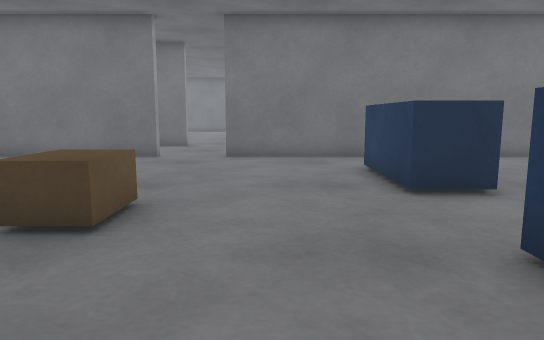
View 1 (above)

18 first-person views from a walk through a robot-simulator world made for Gazebo. The camera is 0.72 m above the floor, tilts 8° down and sees 70° across. Floor lines are 1 m apart. The floor is counted in squares, 0.5 m on a side. Each view is taken from the middle of a square. On the plan, view 1 faces up. The plan holds only what a view shows up to about 16 squares ahead; the rest is blank. The place goes on beyond the plan.

View 2
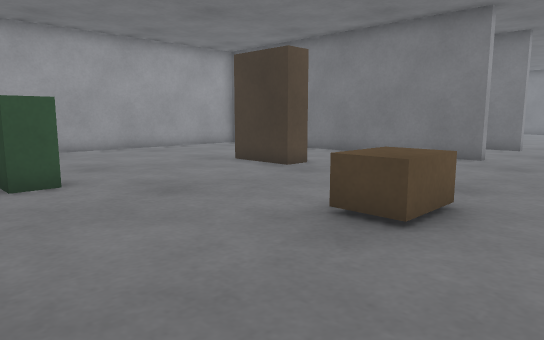

View 3
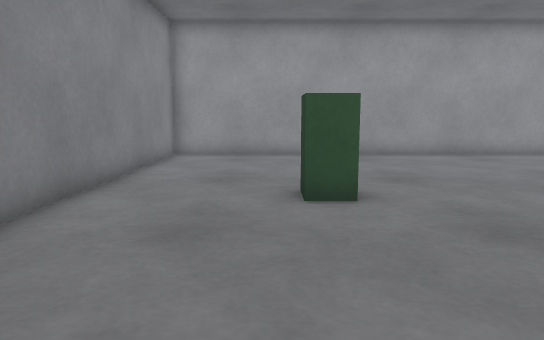

View 4
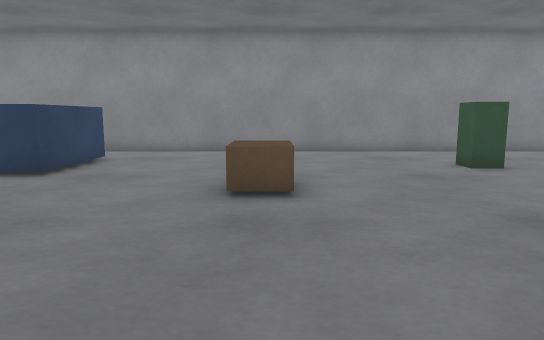

View 5
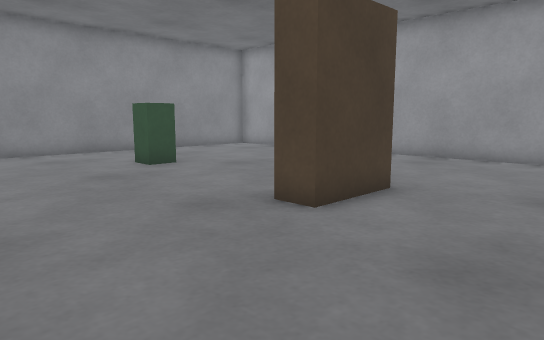

View 6
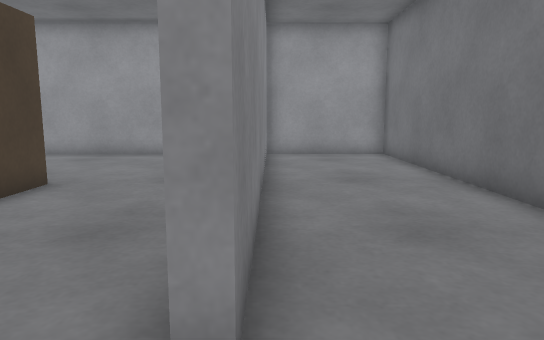

View 7
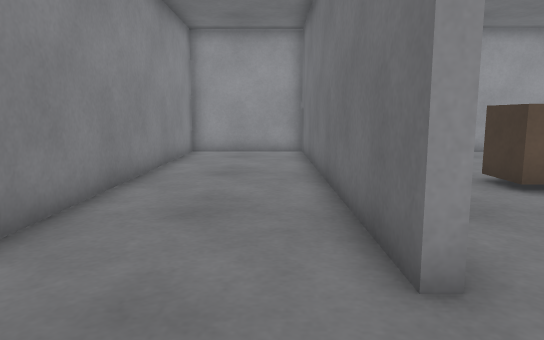

View 8
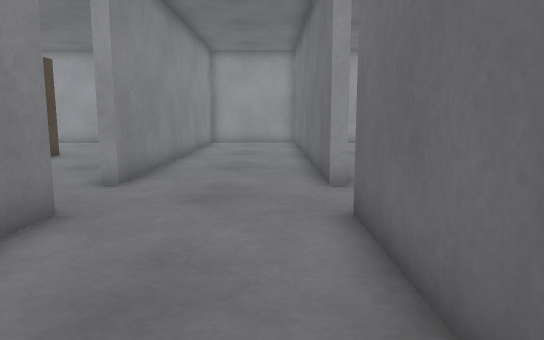

View 9
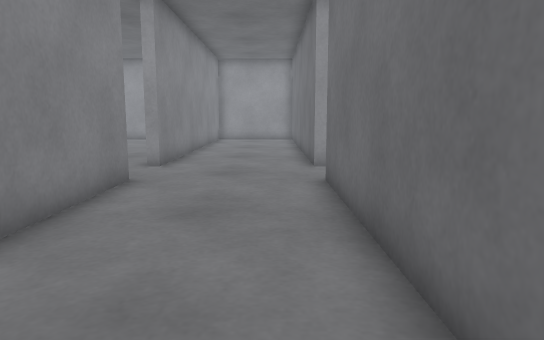

View 10
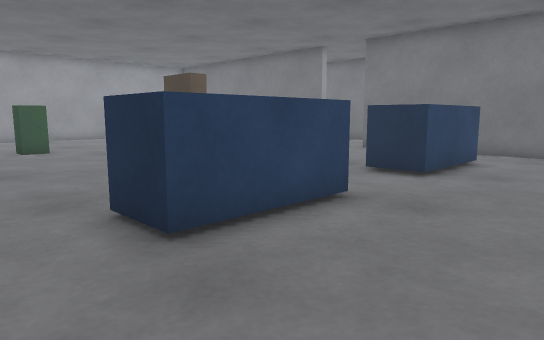

View 11
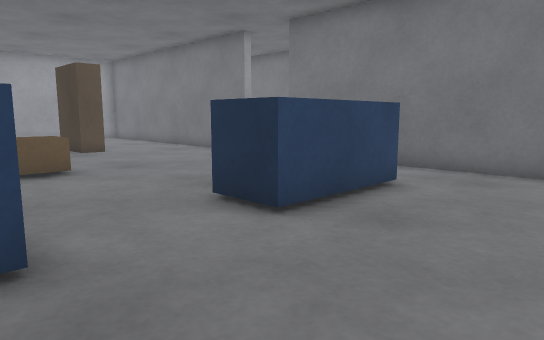

View 12
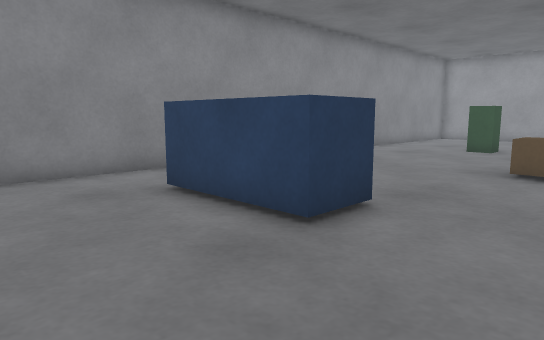

View 13
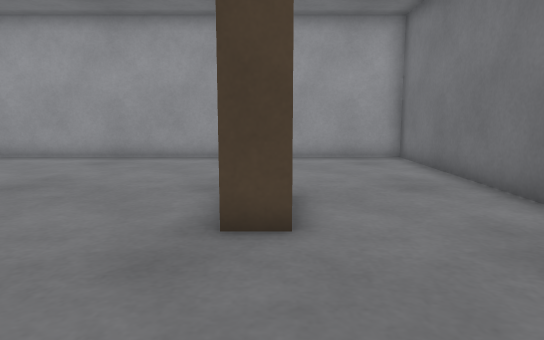

View 14
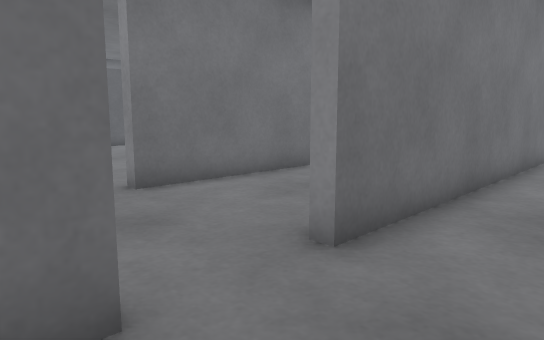

View 15
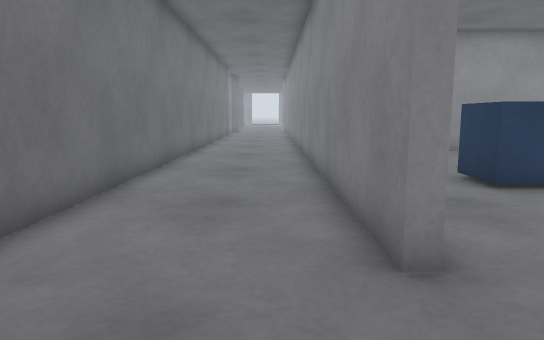

View 16
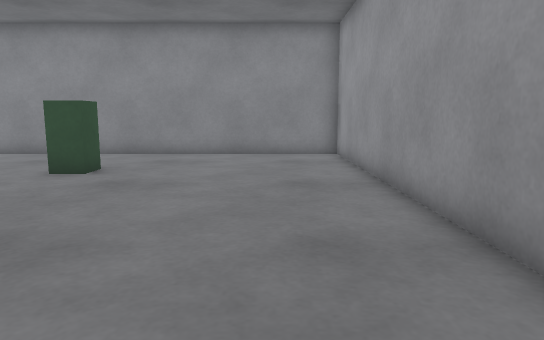

View 17
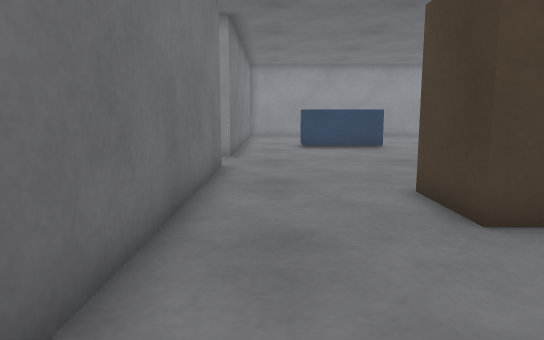

View 18
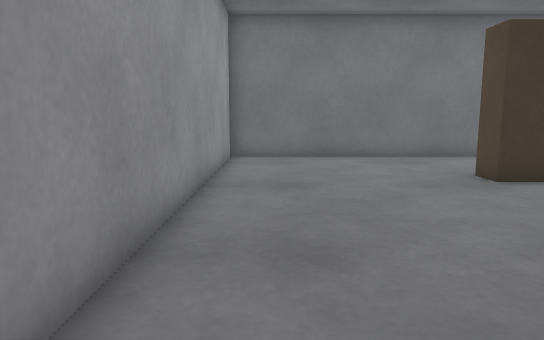

### Floor plan
Points are (right, up) in squares from view 1. A wall is a line through its corners. A room is listed if a view was taken in it or the views show most of it. See-through windows are left out.
Room 1 (views 1, 2, 3, 10, 11, 12, 13, 14, 16, 17, 18)
walls: (-4, 13.4) (-16.5, 13.4) (-16.5, -2.6) (7.9, -2.6); (8.5, 13.4) (-1.6, 13.4)
ways out: opening at (-2.5, 13.5) to room 2
objects: brown box (-10, 8) to (-8, 9); green box (-9, 2) to (-8, 2); brown box (-3, 5) to (-2, 6); blue box (3, 0) to (4, 4); blue box (3, 7) to (4, 11)
Room 2 (views 4, 5, 6, 7, 8, 9, 15)
walls: (-4, 18.6) (-4, 18.2) (-16.6, 18.2) (-16.6, 13.8) (-4, 13.8) (-4, 13.4); (-1.6, 13.4) (-1.6, 13.8) (8.5, 13.8); (8.5, 18.2) (-1.6, 18.2) (-1.6, 18.6)
ways out: opening at (-2.5, 13.5) to room 1; opening at (-2.5, 18.5)

Where each view was taken, in squares from view 1:
view 1: 0 up, 0 right, facing up
view 2: 0 up, 0 right, facing up-left
view 3: 1 up, 2 left, facing left
view 4: 13 up, 3 left, facing down
view 5: 13 up, 3 left, facing down-left
view 6: 14 up, 2 left, facing left
view 7: 17 up, 1 left, facing left
view 8: 17 up, 4 right, facing left
view 9: 17 up, 7 right, facing left
view 10: 2 down, 8 right, facing up-left
view 11: 3 up, 8 right, facing up-left
view 12: 7 up, 8 right, facing down-left
view 13: 9 up, 3 left, facing left
view 14: 11 up, 5 left, facing up-right
view 15: 15 up, 5 left, facing right
view 16: 12 up, 14 left, facing down
view 17: 12 up, 15 left, facing right
view 18: 0 up, 15 left, facing up
